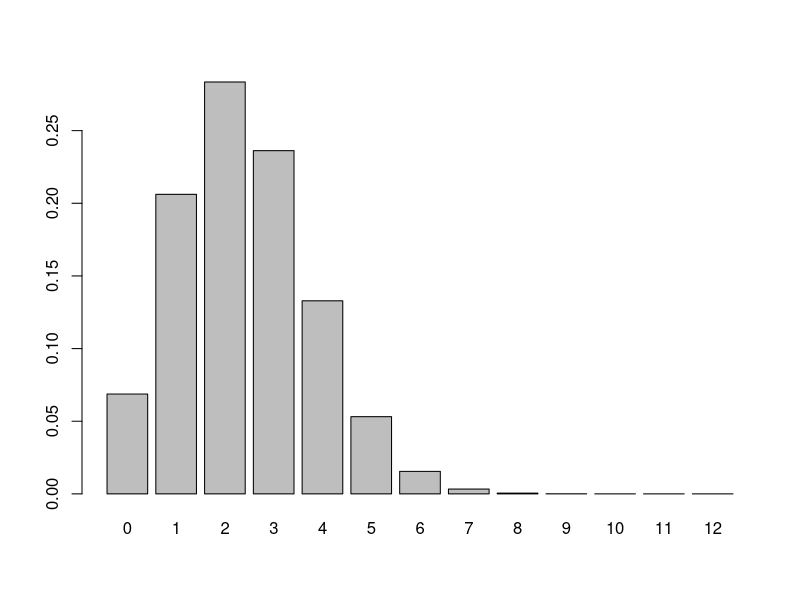
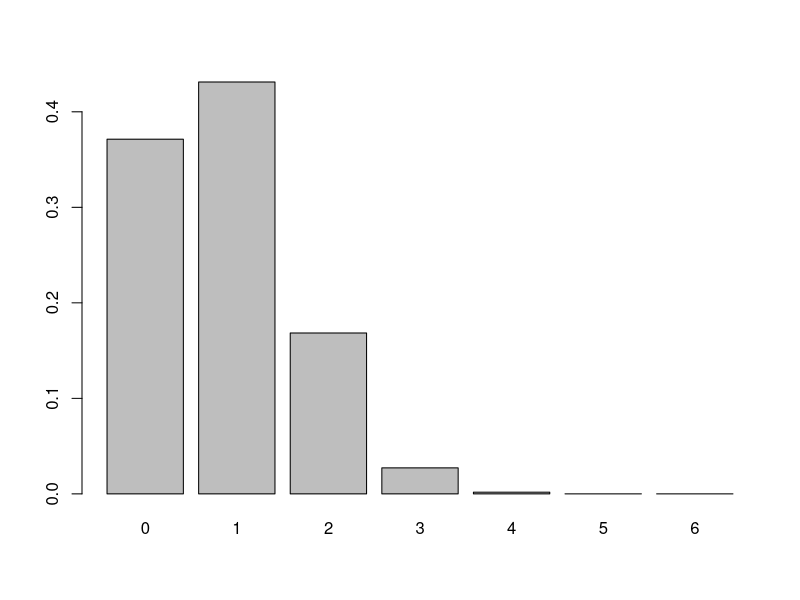
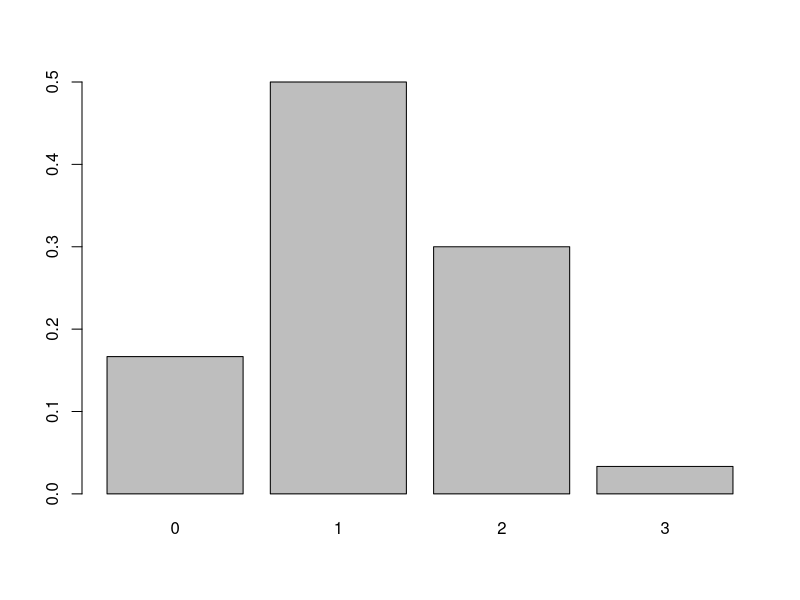
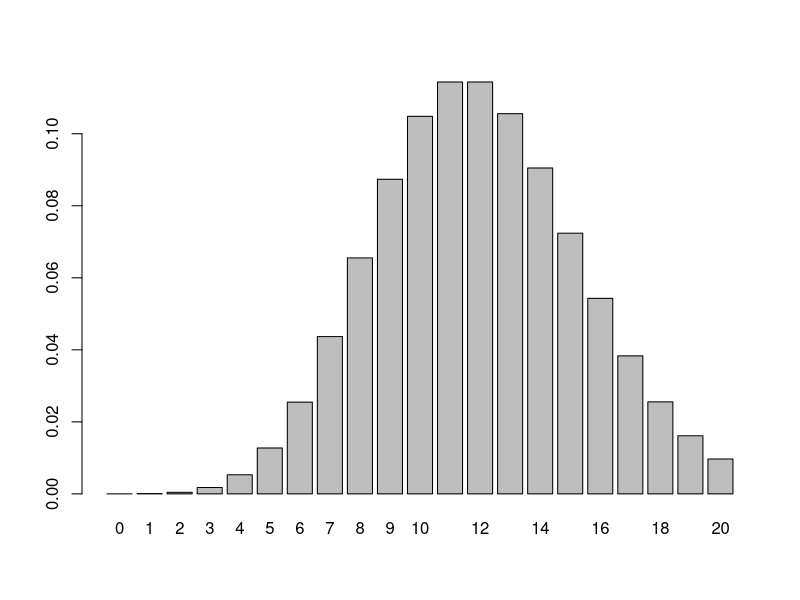
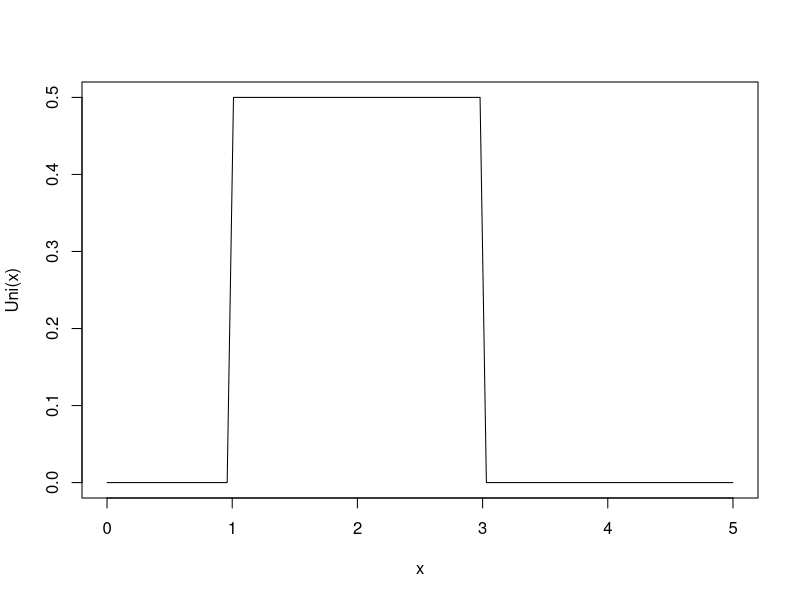
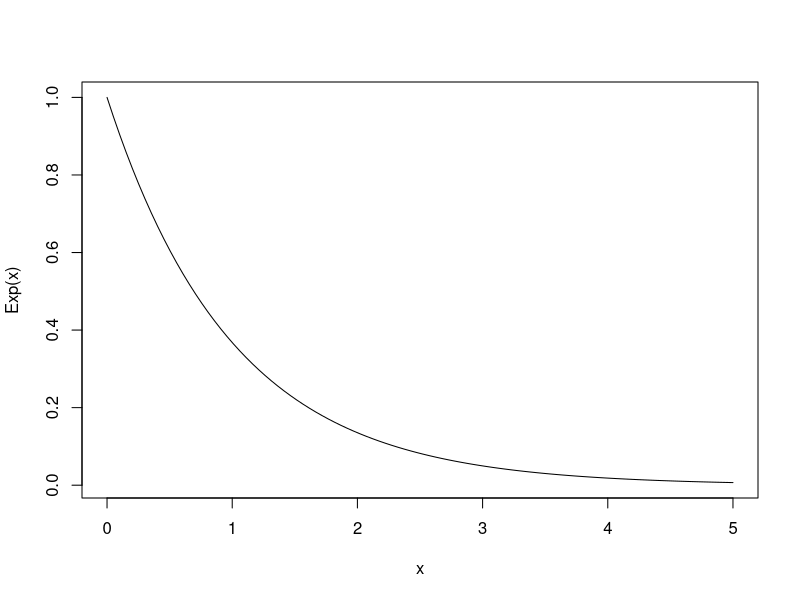
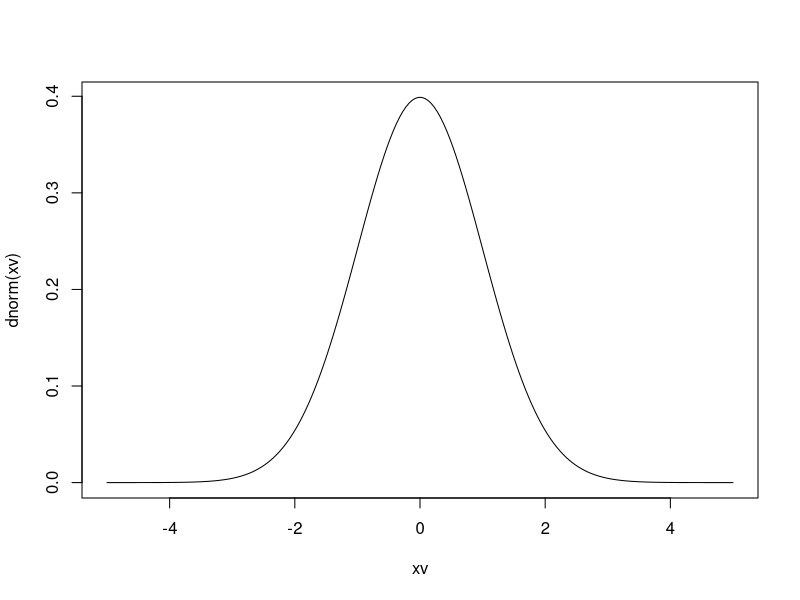

The R source for these figures, in order:

# Binominalverteilung
# -------------------------------------------------------------------------------------------

# Wahrscheinlichkeit bleibt immer gleich
yprob <- dbinom(0:12, size=length(0:12)-1, prob = 1/5)
names(yprob)  <- 0:12
barplot(yprob)


# Hypergeometrische Verteilung
# -------------------------------------------------------------------------------------------
# Wahrscheinlichkeit verändert sich 
# (Befrage Person wird nicht mehr befragt, M&M's wird gegessen, Lotto)
# Problem: Beim Schweizer Zahlenlotto sind 6 Zahlen aus 42 zu ziehen.
# Wir bezeichnen mit x die Anzahl der richtig angekreutzten Zahlen.
# Bestimmen Sie die Wahrscheinlichkeitsverteilung und stellen Sie diese
# grafisch dar

# Achtung: 0:6 (entspricht 7, da man auch 0 Fragen richtig haben kann)
yprob <-dhyper(0:6, m=6, n=36, k=6) 
names(yprob) <- 0:6
barplot(yprob)

# Fall aus den Folien (Beispiel 18: Rechnen mit Wahrscheinlichkeiten (Urnenmodell ohne Z.))
yprob <- dhyper(0:3, m=4, n=6, k=3)
names(yprob) <- 0:3
barplot(yprob)

# Poissionverteilung
# Näherungsmodell für Wahrscheinlichkeiten pro Zeit (Grenzfall des Binomialmodells)
# -------------------------------------------------------------------------------------------

# Man will unendlich fein unterteilen damit man noch auf ein Ja/Nein-Modell kommt (Bernouille-Prozess)

# Problem: Eine Brücke wird durchschnittlich von 12 Autos pro Minute
# passiert. Wie gross ist die Wahrscheinlichkeit, dass sich in einer
# Minute mehr als 17 Autos auf der Brücke befinden?

# Eine Achse ist die Zeit und diese ist beliebig fein unterteilbar
ppois(16, lambda = 12) # lower tail (Wahrscheinlichkeit für 16 Autos und weniger)

# die Wahrscheinlichkeit das mehr als 16 Autos
1-ppois(16, lambda = 12)

# oder auch 
ppois(16, lambda = 12, lower.tail = FALSE)

# Aufgabe wir wissen es kommen im Schnitt pro Minute 12
# wir wollen sehen wie gross die Wahrscheinlichkeit für 20 Autos
yprob <- dpois(0:20, lambda = 12)
names(yprob) <- 0:20
barplot(yprob)

# Wieso sind beide Balken gleich hoch (11, 12)
dpois(12, 12)
dpois(11, 12)

# -> nobody knows

# Stetige Modelle
# -------------------------------------------------------------------------------------------

# Wir wechseln von Säulenhöhe zu Fläche und somit Dichte

# Beispiel 21: Funktionsdauer von Taschenrechnern
# Die Funktionsdauer x ist normalverteilt mit Erwartungswert m = 120 h und
# theoretischer Varianz s2 = 100.
# Wie wahrscheinlich ist es, dass die Funktionsdauer

# a) höchstens 135 h
# von bis in R heisst mit p beginnen (d = dichte)
pnorm(135, mean = 120, sd = 10)

# b) mehr als 135 h
pnorm(135, mean = 120, sd = 10, lower.tail = FALSE)

# stetige Gleichverteilung
# Alle Wahrscheinlichkeiten sind gleich Wahrscheinlich
# (Warten auf den Bus, Zufallszahlen -> horizontale Linie)

xv <- seq(0, 5,length=100)
plot(xv, dunif(xv, min = 1, max = 3), type = "l", ylab = "Uni(x)", xlab = "x")

# für Fläche p
punif(2.5, 1, 3)

?punif

# r für Random, d für density, q für quantile
runif(10, min = 1, max = 3)

# Wieviel Zeit vergeht bis?
# Exponentialverteilung (das Pendant zur Poissonverteilung)
# (Anzahl Pizzas pro Zeit wäre Poission, Zeit bis Pizza ist Exponential)
# (Lebensdauer von Bauteilen ohne Altererscheinung, Lebensdauer von Atomen,
# Anzahl Zeit zwischen Versicherungsfällen)

#  Ereignis tritt einmal pro Minute auf
xv <- seq(0,5,length=100)
plot(xv, dexp(xv, rate=1), type = "l", ylab = "Exp(x)",
     xlab = "x")

# Problem: Die durchschnittliche Abfertigungszeit an der Kasse eines
# Supermarktes betrage 3 Minuten. Mit welcher Wahrscheinlichkeit wird
# ein Kunde in weniger als 2 Minuten bedient?

# Zeit die vergeht bis -> Exontentialverteilung
pexp(2, rate = 1/3)

# Wie lange müssten wir warten, bis die Wahrscheinlichkeit 50 % ist
# Wert auf x-Achse suchen ist immer q..
qexp(.5, rate = 1/3)


# Normalverteilung
# Alle Dinge die aus vielen Dingen zustande kommen sind Normalverteilt
# Bei allen Verteilungen kann ich mit einer hohen Anzahl Wiederholungen
# auf eine Normalverteilung kommen (Ausnahme Gleichverteilung)
# (Normalverteilung heisst auch immer Zufall)
xv <- seq(-5,5, length = 200)
plot(xv, dnorm(xv), type = "l")







